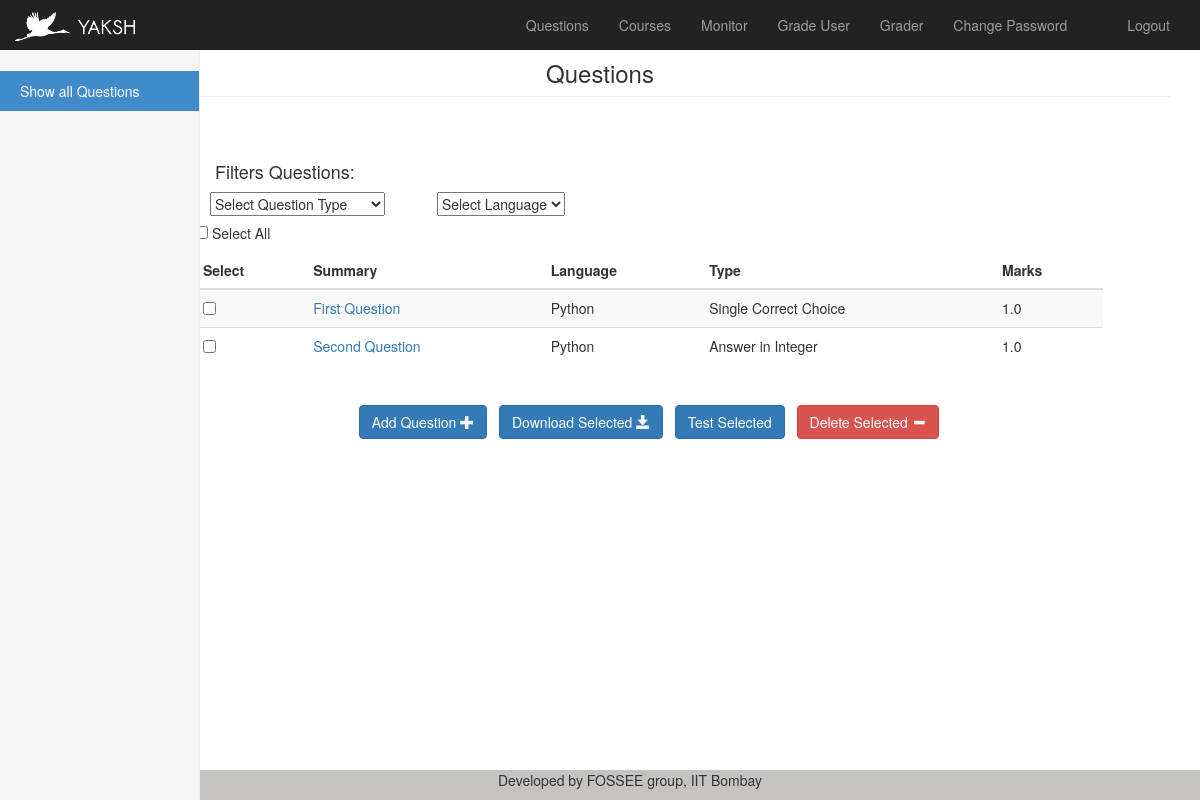
Page /exam/manage/questions (signed in) on the earlier database version.
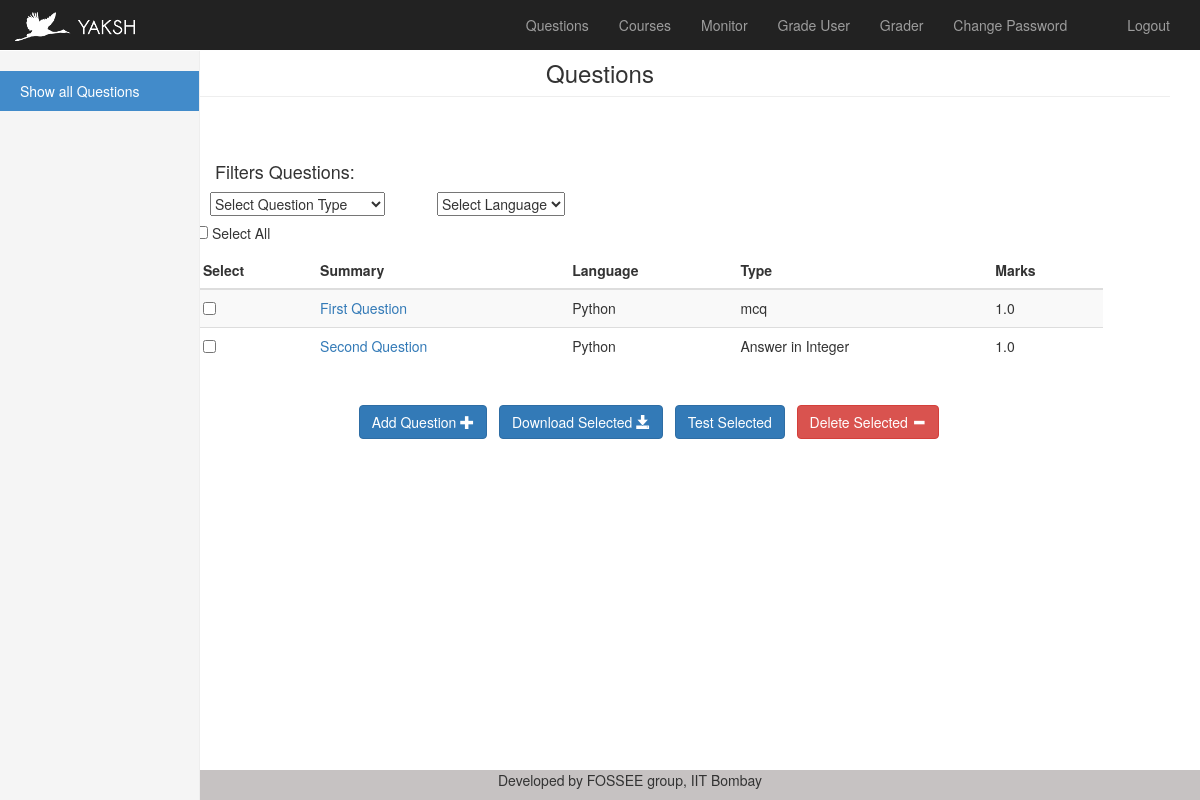
Same page on the later database version.
### tables this page shows
CREATE TABLE "yaksh_question" ("id" integer NOT NULL PRIMARY KEY AUTOINCREMENT, "summary" varchar(256) NOT NULL, "description" text NOT NULL, "points" real NOT NULL, "language" varchar(24) NOT NULL, "type" varchar(24) NOT NULL, "active" bool NOT NULL, "snippet" text NOT NULL, "partial_grading" bool NOT NULL, "grade_assignment_upload" bool NOT NULL, "user_id" integer NOT NULL REFERENCES "auth_user" ("id"), "min_time" integer NOT NULL, "solution" text NOT NULL);

### views.py (the view)
@app.route('/exam/manage/questions')
@login_required
def show_questions():
    conn = sql.connect('db.sqlite3')
    conn.row_factory = sql.Row
    questions = []
    records = conn.execute("select * from yaksh_question")
    for record in records:
        questions.append(record)
    form = QuestionFilterForm()
    return render_template('yaksh/showquestions.html',form = form,questions = questions)

### forms.py
class QuestionFilterForm(FlaskForm):
    marks = SelectField(coerce=int,choices =[])
    language = SelectField(choices = languages)
    question_type = SelectField(choices=question_types)

### views.py (called while the page is built)
def login_required(f):
    @wraps(f)
    def wrap(*args, **kwargs):
        if 'logged_in' in session:
            return f(*args, **kwargs)
        else:
            return redirect(url_for('user_login'))
    return wrap

### templates/yaksh/showquestions.html (shortened to what this page needs)
{% extends "manage.html" %}
{% block pagetitle %} Questions {% endblock pagetitle %}
{% block content %}
<div class="row">
    <div class="col-sm-3 col-md-2 sidebar">
      <ul class="nav nav-sidebar nav-stacked">
      <li class="active"><a href="#show" data-toggle="pill" > Show all Questions</a></li>
      </ul>
    </div>
<div class="tab-content col-md-9 col-md-offset-2 main">
<div id="show" class= "tab-pane fade in active">
<form name=frm action="" method="post">
<br><br>
<form name=frm action="" method="post">
<div class="row" id="selectors">
    <h4 style="padding-left: 20px;">Filters Questions: </h4>
    <div class="col-md-3">
        {{ form.question_type }}
    </div>
    <div class="col-md-3">
        {{ form.language }}
    </div>
<br>
<div id="filtered-questions">
{% if questions %}
<h5><input id="checkall" type="checkbox"> Select All </h5>
<table id="questions-table" class="tablesorter table table table-striped">
    <thead>
    <tr>
    <th> Select </th>
    <th> Summary </th>
    <th> Language </th>
    <th> Type </th>
    <th> Marks </th>
    </tr>
    </thead>
    <tbody>
{% for question in questions %}
<tr>
<td>
<input type="checkbox" name="question" value="{{ question.id }}">
</td>
<td><a href="{{URL_ROOT}}/exam/manage/addquestion/{{ question.id }}">{{question.summary}}</a></td>
<td>{{question.language}}</td>
<td>{{question.type}}</td>
<td>{{question.points}}</td>
</tr>
{% endfor %}
</tbody>
</table>
{% endif %}
</div>
<br>
<center>
<button class="btn btn-primary" type="button" onclick='location.replace("{{URL_ROOT}}/exam/manage/addquestion/");'>Add Question <span class="glyphicon glyphicon-plus"></span></button>&nbsp;&nbsp;
{% if questions %}
<button class="btn btn-primary" type="submit" name='download' value='download'>Download Selected <span class="glyphicon glyphicon-save"></span></button>&nbsp;&nbsp;
<button class="btn btn-primary" type="submit" name="test" value="test">Test Selected</button>&nbsp;&nbsp;
{% endif %}
<button class="btn btn-danger" type="submit" onClick="return confirm_delete(frm);" name='delete' value='delete'>Delete Selected <span class="glyphicon glyphicon-minus"></span></button>
</center>
</form>
</div>
</div>
</div>
{% endblock %}

Differences in the rows shown:
changed yaksh_question "First Question": type "Single Correct Choice" → "mcq"
